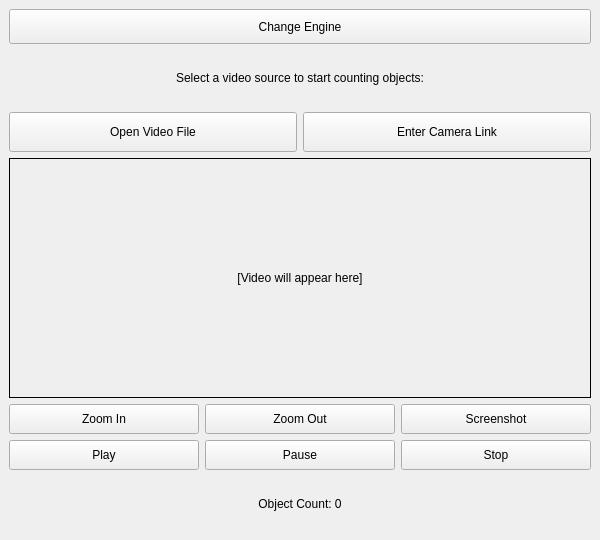
<?xml version="1.0" encoding="UTF-8"?>
<ui version="4.0">
 <class>MainWindow</class>
 <widget class="QMainWindow" name="MainWindow">
  <property name="geometry">
   <rect>
    <x>0</x>
    <y>0</y>
    <width>600</width>
    <height>540</height>
   </rect>
  </property>
  <property name="windowTitle">
   <string>ObjShomar - Object Counter</string>
  </property>
  <widget class="QWidget" name="centralwidget">
   <layout class="QVBoxLayout" name="verticalLayout">
    <item>
     <widget class="QPushButton" name="button_change_engine">
      <property name="text">
       <string>Change Engine</string>
      </property>
      <property name="minimumSize">
       <size>
        <width>140</width>
        <height>35</height>
       </size>
      </property>
     </widget>
    </item>
    <item>
     <widget class="QLabel" name="label_status">
      <property name="text">
       <string>Select a video source to start counting objects:</string>
      </property>
      <property name="alignment">
       <set>Qt::AlignCenter</set>
      </property>
     </widget>
    </item>
    <item>
     <layout class="QHBoxLayout" name="horizontalLayout_buttons">
      <item>
       <widget class="QPushButton" name="button_mp4">
        <property name="text">
         <string>Open Video File</string>
        </property>
        <property name="minimumSize">
         <size>
          <width>120</width>
          <height>40</height>
         </size>
        </property>
       </widget>
      </item>
      <item>
       <widget class="QPushButton" name="button_camera_link">
        <property name="text">
         <string>Enter Camera Link</string>
        </property>
        <property name="minimumSize">
         <size>
          <width>120</width>
          <height>40</height>
         </size>
        </property>
       </widget>
      </item>
     </layout>
    </item>
    <item>
     <widget class="QLabel" name="label_video">
      <property name="text">
       <string>[Video will appear here]</string>
      </property>
      <property name="minimumSize">
       <size>
        <width>400</width>
        <height>240</height>
       </size>
      </property>
      <property name="alignment">
       <set>Qt::AlignCenter</set>
      </property>
      <property name="frameShape">
       <enum>QFrame::Box</enum>
      </property>
     </widget>
    </item>
    <item>
     <layout class="QHBoxLayout" name="horizontalLayout_zoom">
      <item>
       <widget class="QPushButton" name="button_zoom_in">
        <property name="text">
         <string>Zoom In</string>
        </property>
        <property name="minimumSize">
         <size>
          <width>80</width>
          <height>30</height>
         </size>
        </property>
       </widget>
      </item>
      <item>
       <widget class="QPushButton" name="button_zoom_out">
        <property name="text">
         <string>Zoom Out</string>
        </property>
        <property name="minimumSize">
         <size>
          <width>80</width>
          <height>30</height>
         </size>
        </property>
       </widget>
      </item>
      <item>
       <widget class="QPushButton" name="button_screenshot">
        <property name="text">
         <string>Screenshot</string>
        </property>
        <property name="minimumSize">
         <size>
          <width>100</width>
          <height>30</height>
         </size>
        </property>
       </widget>
      </item>
     </layout>
    </item>
    <item>
     <layout class="QHBoxLayout" name="horizontalLayout_video_controls">
      <item>
       <widget class="QPushButton" name="button_play">
        <property name="text">
         <string>Play</string>
        </property>
        <property name="minimumSize">
         <size>
          <width>60</width>
          <height>30</height>
         </size>
        </property>
       </widget>
      </item>
      <item>
       <widget class="QPushButton" name="button_pause">
        <property name="text">
         <string>Pause</string>
        </property>
        <property name="minimumSize">
         <size>
          <width>60</width>
          <height>30</height>
         </size>
        </property>
       </widget>
      </item>
      <item>
       <widget class="QPushButton" name="button_stop">
        <property name="text">
         <string>Stop</string>
        </property>
        <property name="minimumSize">
         <size>
          <width>60</width>
          <height>30</height>
         </size>
        </property>
       </widget>
      </item>
     </layout>
    </item>
    <item>
     <widget class="QLabel" name="label_count">
      <property name="text">
       <string>Object Count: 0</string>
      </property>
      <property name="alignment">
       <set>Qt::AlignCenter</set>
      </property>
     </widget>
    </item>
   </layout>
  </widget>
 </widget>
 <resources/>
 <connections/>
</ui> 
